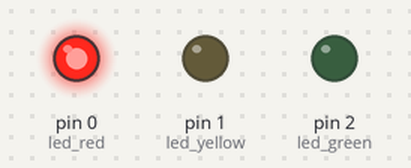
Recording of a sketch running on a simulated Arduino Uno, built with avr-gcc and run on an emulated ATmega328P. On the bench: output pins drawn as LEDs (lit = HIGH).

Above: at 2.0 s.
At 4.5 s:
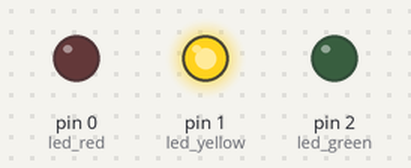
At 7.5 s:
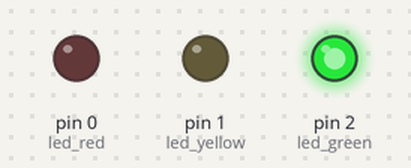
Timing chart, 0 to 13.0 s (numbered marks = the images above):
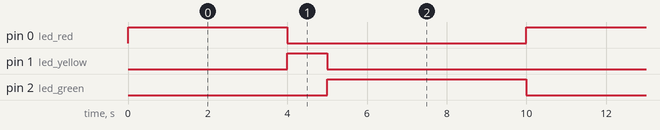

The sketch:

trafic_lights.ino
```cpp
int led_red = 0; // the red LED is connected to Pin 0 of the Arduino
int led_yellow = 1; // the yellow LED is connected to Pin 1 of the Arduino
int led_green = 2; // the green LED is connected to Pin 2 of the Arduino

void setup() {

  pinMode(led_red, OUTPUT);
  pinMode(led_yellow, OUTPUT);
  pinMode(led_green, OUTPUT);
}

void loop() {

  digitalWrite(led_red, HIGH);
  digitalWrite(led_yellow, LOW);
  digitalWrite(led_green, LOW);
  delay(4000);


  digitalWrite(led_red, LOW);
  digitalWrite(led_yellow, HIGH);
  digitalWrite(led_green, LOW);
  delay(1000);


  digitalWrite(led_red, LOW);
  digitalWrite(led_yellow, LOW);
  digitalWrite(led_green, HIGH);
  delay(5000);


}
```

Measured:
- by itself, pin 0 (led_red): alternates HIGH for 4.0 s and LOW for 6.0 s
- by itself, pin 1 (led_yellow): alternates HIGH for 1.0 s and LOW for 9.0 s
- by itself, pin 2 (led_green): alternates HIGH for 5.0 s and LOW for 5.0 s
